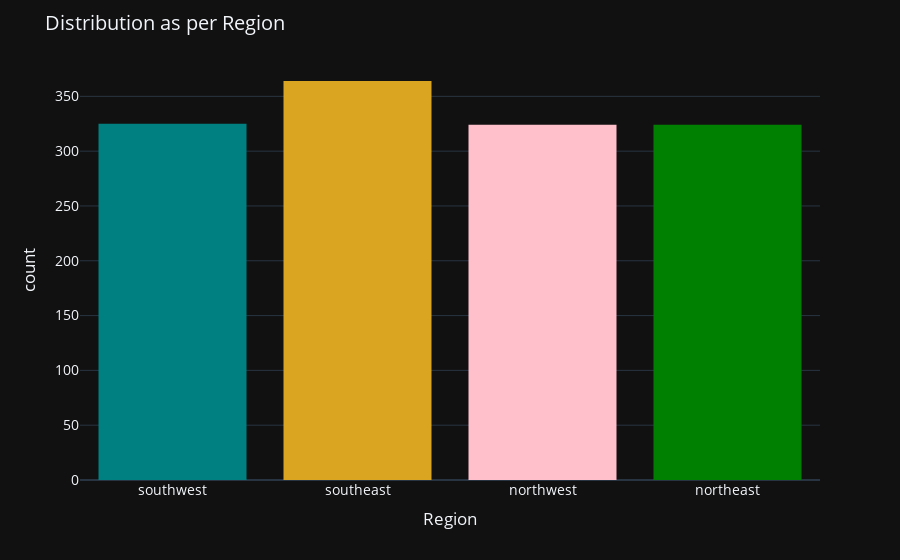

This figure's notebook cell:
### Markdown cell above
### Observations:
- male- 675
- female-662

### Code cell
fig = px.histogram(df, x="region",
                   color=df["region"],
                   color_discrete_sequence=["teal","#DAA520","pink","green"])

fig.update_layout(template='plotly_dark',
                 title="Distribution as per Region",
                 xaxis_title="Region",
                 yaxis_title="count",
                 font_size=14,
                 showlegend=False)
fig.update_layout(bargap=0.2)
fig.show()

### Figure 1 — Plotly figure (JSON) as saved in the notebook; plotly's stock layout.template omitted (floating-point values rounded to 4 significant figures; data arrays with more than 128 entries replaced by an {"elided": "..."} marker saying what was removed)
{"data": [{"alignmentgroup": "True", "bingroup": "x", "hovertemplate": "region=%{x}<br>count=%{y}<extra></extra>", "legendgroup": "southwest", "marker": {"color": "teal", "pattern": {"shape": ""}}, "name": "southwest", "offsetgroup": "southwest", "orientation": "v", "showlegend": true, "type": "histogram", "x": {"elided": "325 str values"}, "xaxis": "x", "yaxis": "y"}, {"alignmentgroup": "True", "bingroup": "x", "hovertemplate": "region=%{x}<br>count=%{y}<extra></extra>", "legendgroup": "southeast", "marker": {"color": "#DAA520", "pattern": {"shape": ""}}, "name": "southeast", "offsetgroup": "southeast", "orientation": "v", "showlegend": true, "type": "histogram", "x": {"elided": "364 str values"}, "xaxis": "x", "yaxis": "y"}, {"alignmentgroup": "True", "bingroup": "x", "hovertemplate": "region=%{x}<br>count=%{y}<extra></extra>", "legendgroup": "northwest", "marker": {"color": "pink", "pattern": {"shape": ""}}, "name": "northwest", "offsetgroup": "northwest", "orientation": "v", "showlegend": true, "type": "histogram", "x": {"elided": "324 str values"}, "xaxis": "x", "yaxis": "y"}, {"alignmentgroup": "True", "bingroup": "x", "hovertemplate": "region=%{x}<br>count=%{y}<extra></extra>", "legendgroup": "northeast", "marker": {"color": "green", "pattern": {"shape": ""}}, "name": "northeast", "offsetgroup": "northeast", "orientation": "v", "showlegend": true, "type": "histogram", "x": {"elided": "324 str values"}, "xaxis": "x", "yaxis": "y"}], "layout": {"bargap": 0.2, "barmode": "relative", "font": {"size": 14}, "legend": {"title": {"text": "region"}, "tracegroupgap": 0}, "margin": {"t": 60}, "showlegend": false, "title": {"text": "Distribution as per Region"}, "xaxis": {"anchor": "y", "categoryarray": ["southwest", "southeast", "northwest", "northeast"], "categoryorder": "array", "domain": [0, 1], "title": {"text": "Region"}}, "yaxis": {"anchor": "x", "domain": [0, 1], "title": {"text": "count"}}}}
